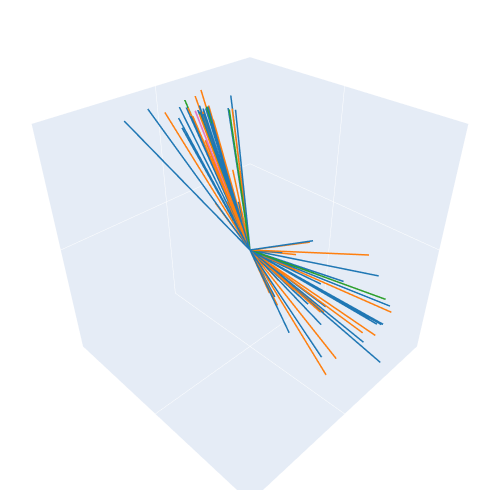

Notebook cell for this chart:
### Code cell
# color code the particles by their type 
type_colors = plt.cm.tab10(np.linspace(0, 1, 10))



type_colors = [rgba_to_hex(c) for c in type_colors]

type_colors = {
    "pion":     type_colors[0], # blue
    "photon":   type_colors[1], # orange
    "K0L":      type_colors[2], # green
    "up":       type_colors[3], # red
    "down":     type_colors[4], # purple
    "muon":     type_colors[5], # brown
    "electron": type_colors[6], # pink
}

data = []
for p_type in particles['name'].unique():
    mask = (particles['name'] == p_type)
    data += [
        go.Scatter3d(
            x=[0,particlePx], 
            y=[0,particlePy], 
            z=[0,particlePz],
            mode='lines',
            line=dict(color=type_colors[p_type], width=3),
            name=f"{particles[mask]['name'].iloc[0]}"
        ) 
        for particlePx,particlePy,particlePz in zip(particles[mask]['px'], particles[mask]['py'], particles[mask]['pz'])
    ]

layout = go.Layout(
    scene=dict(
        xaxis_title = '',
        yaxis_title = '',
        zaxis_title = '',
        xaxis=dict(showline=False, showticklabels=False, showgrid=False, range=(-1,1)),
        yaxis=dict(showline=False, showticklabels=False, showgrid=False, range=(-1,1)),
        zaxis=dict(showline=False, showticklabels=False, showgrid=False, range=(-1,1)),
        aspectmode='cube',
        aspectratio=dict(x=1, y=1, z=1),
    ),
    paper_bgcolor = 'white',
    plot_bgcolor  = 'white',
    width         = 500,
    height        = 500,
    showlegend    = False,
    margin        = dict(l=10, r=10, b=10, t=10),
)

fig = go.Figure(data=data, layout=layout)
fig.show()

### Figure 1 — Plotly figure (JSON) as saved in the notebook; plotly's stock layout.template omitted (floating-point values rounded to 4 significant figures)
{"data": [{"line": {"color": "#e377c2", "width": 3}, "mode": "lines", "name": "electron", "type": "scatter3d", "x": [0, 31.43], "y": [0, -125.2], "z": [0, 297.1]}, {"line": {"color": "#1f77b4", "width": 3}, "mode": "lines", "name": "pion", "type": "scatter3d", "x": [0, 1.774], "y": [0, -7.223], "z": [0, 18.99]}, {"line": {"color": "#1f77b4", "width": 3}, "mode": "lines", "name": "pion", "type": "scatter3d", "x": [0, 1.013], "y": [0, -4.693], "z": [0, 9.207]}, {"line": {"color": "#1f77b4", "width": 3}, "mode": "lines", "name": "pion", "type": "scatter3d", "x": [0, -2.215], "y": [0, -3.863], "z": [0, 8.433]}, {"line": {"color": "#1f77b4", "width": 3}, "mode": "lines", "name": "pion", "type": "scatter3d", "x": [0, 0.5922], "y": [0, -3.007], "z": [0, 7.159]}, {"line": {"color": "#1f77b4", "width": 3}, "mode": "lines", "name": "pion", "type": "scatter3d", "x": [0, 0.6304], "y": [0, -2.456], "z": [0, 6.585]}, {"line": {"color": "#1f77b4", "width": 3}, "mode": "lines", "name": "pion", "type": "scatter3d", "x": [0, -0.02644], "y": [0, -1.568], "z": [0, 3.748]}, {"line": {"color": "#1f77b4", "width": 3}, "mode": "lines", "name": "pion", "type": "scatter3d", "x": [0, 0.3176], "y": [0, -1.305], "z": [0, 3.352]}, {"line": {"color": "#1f77b4", "width": 3}, "mode": "lines", "name": "pion", "type": "scatter3d", "x": [0, 0.05551], "y": [0, -1.156], "z": [0, 2.446]}, {"line": {"color": "#1f77b4", "width": 3}, "mode": "lines", "name": "pion", "type": "scatter3d", "x": [0, 0.1284], "y": [0, -0.9799], "z": [0, 2.456]}, {"line": {"color": "#1f77b4", "width": 3}, "mode": "lines", "name": "pion", "type": "scatter3d", "x": [0, 0.3969], "y": [0, -0.8553], "z": [0, 1.267]}, {"line": {"color": "#1f77b4", "width": 3}, "mode": "lines", "name": "pion", "type": "scatter3d", "x": [0, 0.1228], "y": [0, -0.9151], "z": [0, 2.168]}, {"line": {"color": "#1f77b4", "width": 3}, "mode": "lines", "name": "pion", "type": "scatter3d", "x": [0, 0.5531], "y": [0, -0.6236], "z": [0, 1.009]}, {"line": {"color": "#1f77b4", "width": 3}, "mode": "lines", "name": "pion", "type": "scatter3d", "x": [0, 0.3337], "y": [0, -0.6662], "z": [0, 1.798]}, {"line": {"color": "#1f77b4", "width": 3}, "mode": "lines", "name": "pion", "type": "scatter3d", "x": [0, 0.404], "y": [0, -0.6138], "z": [0, 1.524]}, {"line": {"color": "#1f77b4", "width": 3}, "mode": "lines", "name": "pion", "type": "scatter3d", "x": [0, 0.1721], "y": [0, -0.6817], "z": [0, 1.242]}, {"line": {"color": "#1f77b4", "width": 3}, "mode": "lines", "name": "pion", "type": "scatter3d", "x": [0, 0.04265], "y": [0, -0.6495], "z": [0, 1.612]}, {"line": {"color": "#1f77b4", "width": 3}, "mode": "lines", "name": "pion", "type": "scatter3d", "x": [0, -0.1818], "y": [0, -0.6245], "z": [0, 2.086]}, {"line": {"color": "#1f77b4", "width": 3}, "mode": "lines", "name": "pion", "type": "scatter3d", "x": [0, 0.06154], "y": [0, -0.6303], "z": [0, 1.527]}, {"line": {"color": "#1f77b4", "width": 3}, "mode": "lines", "name": "pion", "type": "scatter3d", "x": [0, 0.4336], "y": [0, -0.3259], "z": [0, 1.236]}, {"line": {"color": "#1f77b4", "width": 3}, "mode": "lines", "name": "pion", "type": "scatter3d", "x": [0, 0.1435], "y": [0, -0.4871], "z": [0, 1.429]}, {"line": {"color": "#1f77b4", "width": 3}, "mode": "lines", "name": "pion", "type": "scatter3d", "x": [0, 0.217], "y": [0, -0.2276], "z": [0, 1.271]}, {"line": {"color": "#1f77b4", "width": 3}, "mode": "lines", "name": "pion", "type": "scatter3d", "x": [0, -0.1097], "y": [0, -0.2497], "z": [0, 0.9948]}, {"line": {"color": "#1f77b4", "width": 3}, "mode": "lines", "name": "pion", "type": "scatter3d", "x": [0, -0.07423], "y": [0, -0.1956], "z": [0, 0.3047]}, {"line": {"color": "#1f77b4", "width": 3}, "mode": "lines", "name": "pion", "type": "scatter3d", "x": [0, -16.46], "y": [0, 52.02], "z": [0, -15.87]}, {"line": {"color": "#1f77b4", "width": 3}, "mode": "lines", "name": "pion", "type": "scatter3d", "x": [0, -15.46], "y": [0, 46.33], "z": [0, -14.44]}, {"line": {"color": "#1f77b4", "width": 3}, "mode": "lines", "name": "pion", "type": "scatter3d", "x": [0, -7.804], "y": [0, 31.29], "z": [0, -8.035]}, {"line": {"color": "#1f77b4", "width": 3}, "mode": "lines", "name": "pion", "type": "scatter3d", "x": [0, -5.544], "y": [0, 17.9], "z": [0, -5.446]}, {"line": {"color": "#1f77b4", "width": 3}, "mode": "lines", "name": "pion", "type": "scatter3d", "x": [0, -0.9241], "y": [0, 2.329], "z": [0, -0.4269]}, {"line": {"color": "#1f77b4", "width": 3}, "mode": "lines", "name": "pion", "type": "scatter3d", "x": [0, -0.2113], "y": [0, 1.897], "z": [0, -0.6415]}, {"line": {"color": "#1f77b4", "width": 3}, "mode": "lines", "name": "pion", "type": "scatter3d", "x": [0, -0.9226], "y": [0, 1.304], "z": [0, -1.473]}, {"line": {"color": "#1f77b4", "width": 3}, "mode": "lines", "name": "pion", "type": "scatter3d", "x": [0, 0.4261], "y": [0, 1.158], "z": [0, -0.1584]}, {"line": {"color": "#1f77b4", "width": 3}, "mode": "lines", "name": "pion", "type": "scatter3d", "x": [0, -0.1883], "y": [0, 0.9687], "z": [0, -0.1951]}, {"line": {"color": "#1f77b4", "width": 3}, "mode": "lines", "name": "pion", "type": "scatter3d", "x": [0, -0.4246], "y": [0, 0.8582], "z": [0, -0.006838]}, {"line": {"color": "#1f77b4", "width": 3}, "mode": "lines", "name": "pion", "type": "scatter3d", "x": [0, -0.2935], "y": [0, 0.6598], "z": [0, -0.09469]}, {"line": {"color": "#1f77b4", "width": 3}, "mode": "lines", "name": "pion", "type": "scatter3d", "x": [0, -0.1511], "y": [0, 0.6014], "z": [0, -0.4588]}, {"line": {"color": "#1f77b4", "width": 3}, "mode": "lines", "name": "pion", "type": "scatter3d", "x": [0, -0.342], "y": [0, 0.4925], "z": [0, -0.4665]}, {"line": {"color": "#1f77b4", "width": 3}, "mode": "lines", "name": "pion", "type": "scatter3d", "x": [0, -0.3496], "y": [0, 0.4205], "z": [0, -0.2847]}, {"line": {"color": "#1f77b4", "width": 3}, "mode": "lines", "name": "pion", "type": "scatter3d", "x": [0, 0.1223], "y": [0, 0.523], "z": [0, -0.4111]}, {"line": {"color": "#1f77b4", "width": 3}, "mode": "lines", "name": "pion", "type": "scatter3d", "x": [0, -0.1338], "y": [0, 0.4792], "z": [0, 0.2507]}, {"line": {"color": "#1f77b4", "width": 3}, "mode": "lines", "name": "pion", "type": "scatter3d", "x": [0, -0.2081], "y": [0, 0.4214], "z": [0, -0.4021]}, {"line": {"color": "#1f77b4", "width": 3}, "mode": "lines", "name": "pion", "type": "scatter3d", "x": [0, -0.2344], "y": [0, 0.3101], "z": [0, -0.4048]}, {"line": {"color": "#1f77b4", "width": 3}, "mode": "lines", "name": "pion", "type": "scatter3d", "x": [0, 0.003797], "y": [0, 0.2673], "z": [0, -0.2955]}, {"line": {"color": "#1f77b4", "width": 3}, "mode": "lines", "name": "pion", "type": "scatter3d", "x": [0, -0.1282], "y": [0, 0.2076], "z": [0, 0.01601]}, {"line": {"color": "#2ca02c", "width": 3}, "mode": "lines", "name": "K0L", "type": "scatter3d", "x": [0, 0.02469], "y": [0, -3.803], "z": [0, 9.023]}, {"line": {"color": "#2ca02c", "width": 3}, "mode": "lines", "name": "K0L", "type": "scatter3d", "x": [0, 0.03569], "y": [0, -0.8254], "z": [0, 1.319]}, {"line": {"color": "#2ca02c", "width": 3}, "mode": "lines", "name": "K0L", "type": "scatter3d", "x": [0, 0.174], "y": [0, -0.5534], "z": [0, 1.511]}, {"line": {"color": "#2ca02c", "width": 3}, "mode": "lines", "name": "K0L", "type": "scatter3d", "x": [0, -0.137], "y": [0, -0.5103], "z": [0, 1.865]}, {"line": {"color": "#2ca02c", "width": 3}, "mode": "lines", "name": "K0L", "type": "scatter3d", "x": [0, -0.5431], "y": [0, 1.719], "z": [0, -0.1252]}, {"line": {"color": "#ff7f0e", "width": 3}, "mode": "lines", "name": "photon", "type": "scatter3d", "x": [0, 1.061], "y": [0, -2.184], "z": [0, 6.009]}, {"line": {"color": "#ff7f0e", "width": 3}, "mode": "lines", "name": "photon", "type": "scatter3d", "x": [0, -0.1361], "y": [0, -2.41], "z": [0, 5.613]}, {"line": {"color": "#ff7f0e", "width": 3}, "mode": "lines", "name": "photon", "type": "scatter3d", "x": [0, -0.145], "y": [0, -1.208], "z": [0, 1.908]}, {"line": {"color": "#ff7f0e", "width": 3}, "mode": "lines", "name": "photon", "type": "scatter3d", "x": [0, 0.195], "y": [0, -0.9305], "z": [0, 1.865]}, {"line": {"color": "#ff7f0e", "width": 3}, "mode": "lines", "name": "photon", "type": "scatter3d", "x": [0, 0.1998], "y": [0, -0.915], "z": [0, 2.457]}, {"line": {"color": "#ff7f0e", "width": 3}, "mode": "lines", "name": "photon", "type": "scatter3d", "x": [0, -0.2027], "y": [0, -0.7535], "z": [0, 1.078]}, {"line": {"color": "#ff7f0e", "width": 3}, "mode": "lines", "name": "photon", "type": "scatter3d", "x": [0, 0.2379], "y": [0, -0.6523], "z": [0, 1.859]}, {"line": {"color": "#ff7f0e", "width": 3}, "mode": "lines", "name": "photon", "type": "scatter3d", "x": [0, 0.2446], "y": [0, -0.5773], "z": [0, 0.9836]}, {"line": {"color": "#ff7f0e", "width": 3}, "mode": "lines", "name": "photon", "type": "scatter3d", "x": [0, 0.2407], "y": [0, -0.4532], "z": [0, 2.026]}, {"line": {"color": "#ff7f0e", "width": 3}, "mode": "lines", "name": "photon", "type": "scatter3d", "x": [0, -0.1525], "y": [0, -0.4215], "z": [0, 1.557]}, {"line": {"color": "#ff7f0e", "width": 3}, "mode": "lines", "name": "photon", "type": "scatter3d", "x": [0, -0.01525], "y": [0, -0.4294], "z": [0, 0.8077]}, {"line": {"color": "#ff7f0e", "width": 3}, "mode": "lines", "name": "photon", "type": "scatter3d", "x": [0, 0.1568], "y": [0, -0.2709], "z": [0, 0.8489]}, {"line": {"color": "#ff7f0e", "width": 3}, "mode": "lines", "name": "photon", "type": "scatter3d", "x": [0, 0.07007], "y": [0, -0.2925], "z": [0, 0.3149]}, {"line": {"color": "#ff7f0e", "width": 3}, "mode": "lines", "name": "photon", "type": "scatter3d", "x": [0, -0.1019], "y": [0, -0.2804], "z": [0, 0.5286]}, {"line": {"color": "#ff7f0e", "width": 3}, "mode": "lines", "name": "photon", "type": "scatter3d", "x": [0, 0.05493], "y": [0, -0.1753], "z": [0, 0.3667]}, {"line": {"color": "#ff7f0e", "width": 3}, "mode": "lines", "name": "photon", "type": "scatter3d", "x": [0, -1.2], "y": [0, 4.632], "z": [0, -1.729]}, {"line": {"color": "#ff7f0e", "width": 3}, "mode": "lines", "name": "photon", "type": "scatter3d", "x": [0, -0.8648], "y": [0, 1.992], "z": [0, -0.5264]}, {"line": {"color": "#ff7f0e", "width": 3}, "mode": "lines", "name": "photon", "type": "scatter3d", "x": [0, 0.2838], "y": [0, 1.408], "z": [0, -0.3818]}, {"line": {"color": "#ff7f0e", "width": 3}, "mode": "lines", "name": "photon", "type": "scatter3d", "x": [0, -0.3357], "y": [0, 0.8523], "z": [0, -0.4981]}, {"line": {"color": "#ff7f0e", "width": 3}, "mode": "lines", "name": "photon", "type": "scatter3d", "x": [0, -0.2047], "y": [0, 0.8878], "z": [0, 0.3019]}, {"line": {"color": "#ff7f0e", "width": 3}, "mode": "lines", "name": "photon", "type": "scatter3d", "x": [0, -0.02943], "y": [0, 0.7773], "z": [0, -0.7729]}, {"line": {"color": "#ff7f0e", "width": 3}, "mode": "lines", "name": "photon", "type": "scatter3d", "x": [0, -0.3981], "y": [0, 0.4412], "z": [0, -0.5927]}, {"line": {"color": "#ff7f0e", "width": 3}, "mode": "lines", "name": "photon", "type": "scatter3d", "x": [0, -0.2912], "y": [0, 0.4847], "z": [0, -0.4951]}, {"line": {"color": "#ff7f0e", "width": 3}, "mode": "lines", "name": "photon", "type": "scatter3d", "x": [0, -0.4089], "y": [0, 0.239], "z": [0, -0.0111]}, {"line": {"color": "#ff7f0e", "width": 3}, "mode": "lines", "name": "photon", "type": "scatter3d", "x": [0, -0.03923], "y": [0, 0.4105], "z": [0, -0.1679]}, {"line": {"color": "#ff7f0e", "width": 3}, "mode": "lines", "name": "photon", "type": "scatter3d", "x": [0, -0.1875], "y": [0, 0.2916], "z": [0, 0.0106]}, {"line": {"color": "#ff7f0e", "width": 3}, "mode": "lines", "name": "photon", "type": "scatter3d", "x": [0, 0.03802], "y": [0, 0.3269], "z": [0, -0.3211]}, {"line": {"color": "#ff7f0e", "width": 3}, "mode": "lines", "name": "photon", "type": "scatter3d", "x": [0, 0.05258], "y": [0, 0.2564], "z": [0, -0.2357]}, {"line": {"color": "#ff7f0e", "width": 3}, "mode": "lines", "name": "photon", "type": "scatter3d", "x": [0, -0.158], "y": [0, 0.1925], "z": [0, -0.2427]}, {"line": {"color": "#ff7f0e", "width": 3}, "mode": "lines", "name": "photon", "type": "scatter3d", "x": [0, -0.1197], "y": [0, 0.1882], "z": [0, -0.2502]}], "layout": {"height": 500, "margin": {"b": 10, "l": 10, "r": 10, "t": 10}, "paper_bgcolor": "white", "plot_bgcolor": "white", "scene": {"aspectmode": "cube", "aspectratio": {"x": 1, "y": 1, "z": 1}, "xaxis": {"range": [-1, 1], "showgrid": false, "showline": false, "showticklabels": false, "title": {"text": ""}}, "yaxis": {"range": [-1, 1], "showgrid": false, "showline": false, "showticklabels": false, "title": {"text": ""}}, "zaxis": {"range": [-1, 1], "showgrid": false, "showline": false, "showticklabels": false, "title": {"text": ""}}}, "showlegend": false, "width": 500}}
